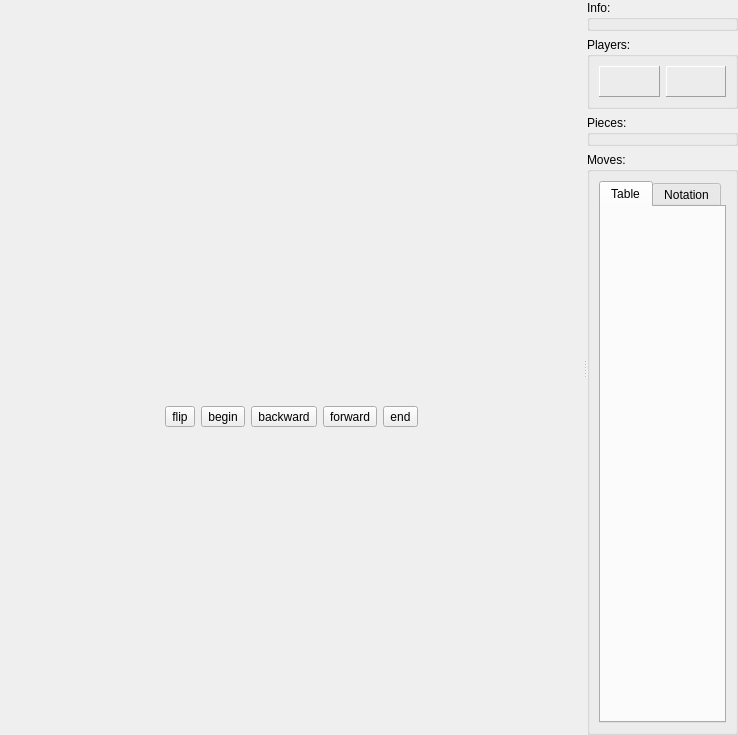
<ui version="4.0" >
 <class>GameView</class>
 <widget class="QWidget" name="GameView" >
  <property name="geometry" >
   <rect>
    <x>0</x>
    <y>0</y>
    <width>738</width>
    <height>735</height>
   </rect>
  </property>
  <property name="windowTitle" >
   <string>Form</string>
  </property>
  <layout class="QVBoxLayout" name="_3" >
   <property name="margin" >
    <number>0</number>
   </property>
   <item>
    <widget class="QSplitter" name="splitter" >
     <property name="orientation" >
      <enum>Qt::Horizontal</enum>
     </property>
     <property name="childrenCollapsible" >
      <bool>false</bool>
     </property>
     <widget class="QWidget" native="1" name="ui_leftBox" >
      <property name="sizePolicy" >
       <sizepolicy vsizetype="Preferred" hsizetype="Preferred" >
        <horstretch>1</horstretch>
        <verstretch>0</verstretch>
       </sizepolicy>
      </property>
      <layout class="QVBoxLayout" name="_4" >
       <property name="margin" >
        <number>0</number>
       </property>
       <item>
        <widget class="QWidget" native="1" name="ui_boardBox" >
         <property name="minimumSize" >
          <size>
           <width>400</width>
           <height>400</height>
          </size>
         </property>
        </widget>
       </item>
       <item>
        <widget class="QWidget" native="1" name="ui_buttonBox" >
         <layout class="QHBoxLayout" >
          <property name="margin" >
           <number>0</number>
          </property>
          <item>
           <spacer>
            <property name="orientation" >
             <enum>Qt::Horizontal</enum>
            </property>
            <property name="sizeHint" stdset="0" >
             <size>
              <width>40</width>
              <height>20</height>
             </size>
            </property>
           </spacer>
          </item>
          <item>
           <widget class="QToolButton" name="ui_flip" >
            <property name="text" >
             <string>flip</string>
            </property>
           </widget>
          </item>
          <item>
           <widget class="QToolButton" name="ui_begin" >
            <property name="text" >
             <string>begin</string>
            </property>
           </widget>
          </item>
          <item>
           <widget class="QToolButton" name="ui_backward" >
            <property name="text" >
             <string>backward</string>
            </property>
           </widget>
          </item>
          <item>
           <widget class="QToolButton" name="ui_forward" >
            <property name="text" >
             <string>forward</string>
            </property>
           </widget>
          </item>
          <item>
           <widget class="QToolButton" name="ui_end" >
            <property name="text" >
             <string>end</string>
            </property>
           </widget>
          </item>
          <item>
           <spacer>
            <property name="orientation" >
             <enum>Qt::Horizontal</enum>
            </property>
            <property name="sizeHint" stdset="0" >
             <size>
              <width>40</width>
              <height>20</height>
             </size>
            </property>
           </spacer>
          </item>
         </layout>
        </widget>
       </item>
       <item>
        <spacer>
         <property name="orientation" >
          <enum>Qt::Vertical</enum>
         </property>
         <property name="sizeHint" stdset="0" >
          <size>
           <width>0</width>
           <height>0</height>
          </size>
         </property>
        </spacer>
       </item>
      </layout>
     </widget>
     <widget class="QWidget" native="1" name="ui_rightBox" >
      <layout class="QVBoxLayout" name="_2" >
       <item>
        <widget class="QGroupBox" name="ui_infoBox" >
         <property name="title" >
          <string>Info:</string>
         </property>
        </widget>
       </item>
       <item>
        <widget class="QGroupBox" name="ui_playersBox" >
         <property name="title" >
          <string>Players:</string>
         </property>
         <layout class="QVBoxLayout" >
          <property name="spacing" >
           <number>0</number>
          </property>
          <item>
           <widget class="QWidget" native="1" name="ui_playersWidget" >
            <layout class="QHBoxLayout" >
             <property name="margin" >
              <number>0</number>
             </property>
             <item>
              <widget class="QFrame" name="ui_whitePlayersFrame" >
               <property name="frameShape" >
                <enum>QFrame::Panel</enum>
               </property>
               <property name="frameShadow" >
                <enum>QFrame::Raised</enum>
               </property>
               <layout class="QVBoxLayout" >
                <property name="spacing" >
                 <number>0</number>
                </property>
                <property name="margin" >
                 <number>0</number>
                </property>
                <item>
                 <layout class="QHBoxLayout" >
                  <property name="spacing" >
                   <number>0</number>
                  </property>
                  <item>
                   <spacer>
                    <property name="orientation" >
                     <enum>Qt::Horizontal</enum>
                    </property>
                    <property name="sizeType" >
                     <enum>QSizePolicy::MinimumExpanding</enum>
                    </property>
                    <property name="sizeHint" stdset="0" >
                     <size>
                      <width>0</width>
                      <height>0</height>
                     </size>
                    </property>
                   </spacer>
                  </item>
                  <item>
                   <widget class="QLabel" name="ui_whitePlayerIcon" >
                    <property name="text" >
                     <string/>
                    </property>
                    <property name="alignment" >
                     <set>Qt::AlignLeading|Qt::AlignLeft|Qt::AlignVCenter</set>
                    </property>
                    <property name="margin" >
                     <number>2</number>
                    </property>
                    <property name="indent" >
                     <number>2</number>
                    </property>
                   </widget>
                  </item>
                  <item>
                   <widget class="QLabel" name="ui_whitePlayer" >
                    <property name="text" >
                     <string/>
                    </property>
                    <property name="alignment" >
                     <set>Qt::AlignCenter</set>
                    </property>
                    <property name="margin" >
                     <number>2</number>
                    </property>
                    <property name="indent" >
                     <number>2</number>
                    </property>
                   </widget>
                  </item>
                  <item>
                   <spacer>
                    <property name="orientation" >
                     <enum>Qt::Horizontal</enum>
                    </property>
                    <property name="sizeType" >
                     <enum>QSizePolicy::MinimumExpanding</enum>
                    </property>
                    <property name="sizeHint" stdset="0" >
                     <size>
                      <width>0</width>
                      <height>0</height>
                     </size>
                    </property>
                   </spacer>
                  </item>
                 </layout>
                </item>
                <item>
                 <widget class="QLabel" name="ui_whiteClock" >
                  <property name="font" >
                   <font>
                    <pointsize>10</pointsize>
                    <weight>75</weight>
                    <bold>true</bold>
                   </font>
                  </property>
                  <property name="frameShape" >
                   <enum>QFrame::NoFrame</enum>
                  </property>
                  <property name="text" >
                   <string/>
                  </property>
                  <property name="alignment" >
                   <set>Qt::AlignCenter</set>
                  </property>
                  <property name="margin" >
                   <number>2</number>
                  </property>
                  <property name="indent" >
                   <number>2</number>
                  </property>
                 </widget>
                </item>
               </layout>
              </widget>
             </item>
             <item>
              <widget class="QFrame" name="ui_blackPlayersFrame" >
               <property name="frameShape" >
                <enum>QFrame::Panel</enum>
               </property>
               <property name="frameShadow" >
                <enum>QFrame::Raised</enum>
               </property>
               <layout class="QVBoxLayout" >
                <property name="spacing" >
                 <number>0</number>
                </property>
                <property name="margin" >
                 <number>0</number>
                </property>
                <item>
                 <layout class="QHBoxLayout" >
                  <property name="spacing" >
                   <number>0</number>
                  </property>
                  <item>
                   <spacer>
                    <property name="orientation" >
                     <enum>Qt::Horizontal</enum>
                    </property>
                    <property name="sizeType" >
                     <enum>QSizePolicy::MinimumExpanding</enum>
                    </property>
                    <property name="sizeHint" stdset="0" >
                     <size>
                      <width>0</width>
                      <height>0</height>
                     </size>
                    </property>
                   </spacer>
                  </item>
                  <item>
                   <widget class="QLabel" name="ui_blackPlayerIcon" >
                    <property name="text" >
                     <string/>
                    </property>
                    <property name="alignment" >
                     <set>Qt::AlignLeading|Qt::AlignLeft|Qt::AlignVCenter</set>
                    </property>
                    <property name="margin" >
                     <number>2</number>
                    </property>
                    <property name="indent" >
                     <number>2</number>
                    </property>
                   </widget>
                  </item>
                  <item>
                   <widget class="QLabel" name="ui_blackPlayer" >
                    <property name="text" >
                     <string/>
                    </property>
                    <property name="alignment" >
                     <set>Qt::AlignCenter</set>
                    </property>
                    <property name="margin" >
                     <number>2</number>
                    </property>
                    <property name="indent" >
                     <number>2</number>
                    </property>
                   </widget>
                  </item>
                  <item>
                   <spacer>
                    <property name="orientation" >
                     <enum>Qt::Horizontal</enum>
                    </property>
                    <property name="sizeType" >
                     <enum>QSizePolicy::MinimumExpanding</enum>
                    </property>
                    <property name="sizeHint" stdset="0" >
                     <size>
                      <width>0</width>
                      <height>0</height>
                     </size>
                    </property>
                   </spacer>
                  </item>
                 </layout>
                </item>
                <item>
                 <widget class="QLabel" name="ui_blackClock" >
                  <property name="font" >
                   <font>
                    <pointsize>10</pointsize>
                    <weight>75</weight>
                    <bold>true</bold>
                   </font>
                  </property>
                  <property name="frameShape" >
                   <enum>QFrame::NoFrame</enum>
                  </property>
                  <property name="text" >
                   <string/>
                  </property>
                  <property name="alignment" >
                   <set>Qt::AlignCenter</set>
                  </property>
                  <property name="margin" >
                   <number>2</number>
                  </property>
                  <property name="indent" >
                   <number>2</number>
                  </property>
                 </widget>
                </item>
               </layout>
              </widget>
             </item>
            </layout>
           </widget>
          </item>
         </layout>
        </widget>
       </item>
       <item>
        <widget class="QGroupBox" name="ui_piecesBox" >
         <property name="title" >
          <string>Pieces:</string>
         </property>
        </widget>
       </item>
       <item>
        <widget class="QGroupBox" name="ui_movesBox" >
         <property name="sizePolicy" >
          <sizepolicy vsizetype="Expanding" hsizetype="Preferred" >
           <horstretch>0</horstretch>
           <verstretch>0</verstretch>
          </sizepolicy>
         </property>
         <property name="title" >
          <string>Moves:</string>
         </property>
         <layout class="QHBoxLayout" >
          <item>
           <widget class="QTabWidget" name="ui_tabWidget" >
            <property name="currentIndex" >
             <number>0</number>
            </property>
            <widget class="QWidget" name="ui_moveTable" >
             <property name="geometry" >
              <rect>
               <x>0</x>
               <y>0</y>
               <width>133</width>
               <height>492</height>
              </rect>
             </property>
             <attribute name="title" >
              <string>Table</string>
             </attribute>
            </widget>
            <widget class="QWidget" name="ui_moveInline" >
             <property name="geometry" >
              <rect>
               <x>0</x>
               <y>0</y>
               <width>133</width>
               <height>490</height>
              </rect>
             </property>
             <attribute name="title" >
              <string>Notation</string>
             </attribute>
            </widget>
           </widget>
          </item>
         </layout>
        </widget>
       </item>
      </layout>
     </widget>
    </widget>
   </item>
  </layout>
 </widget>
 <resources/>
 <connections/>
</ui>
